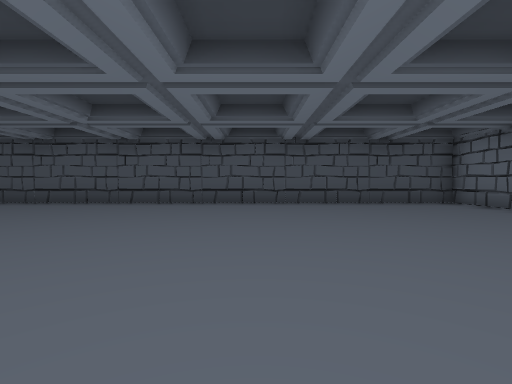
View 1 (above)

20 first-person views from a walk through a scene from a Unity 3-D project. The camera is 1.2 m above the floor, tilts 2° down and sees 85° across. The floor is counted in squares, 2 m on a side. Each view is taken from the middle of a square. On the plan, view 1 faces up. The plan holds only what a view shows up to about 9 squares ahead; the rest is blank. Some animated figures are left out. Door leaves are left out, so doorways stand open. Some surface patterns are stand-ins.

View 2
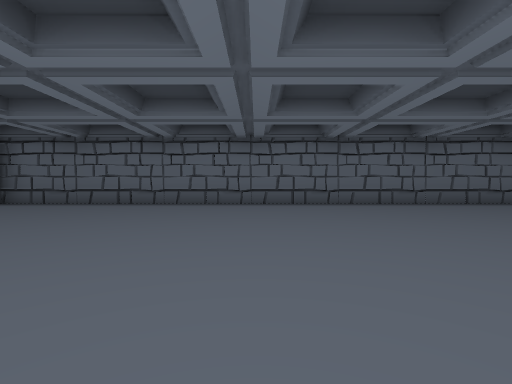

View 3
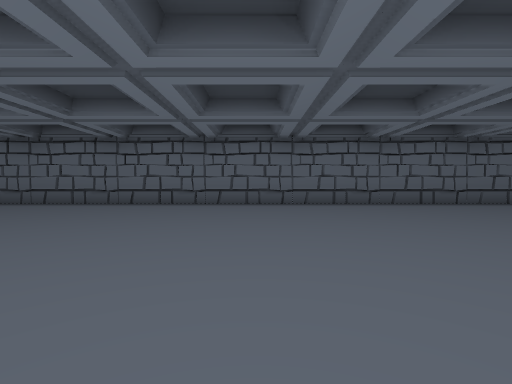

View 4
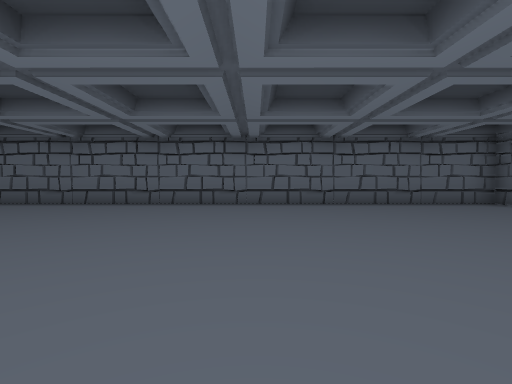

View 5
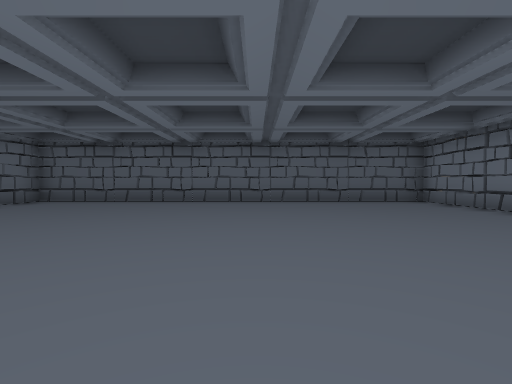

View 6
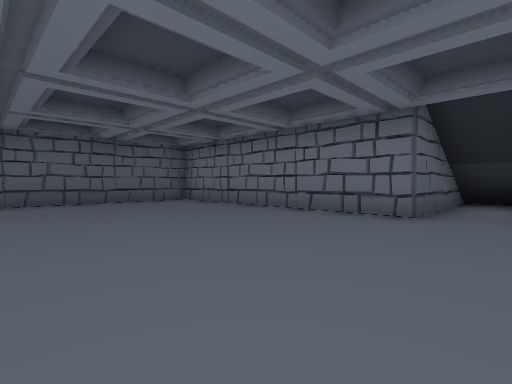

View 7
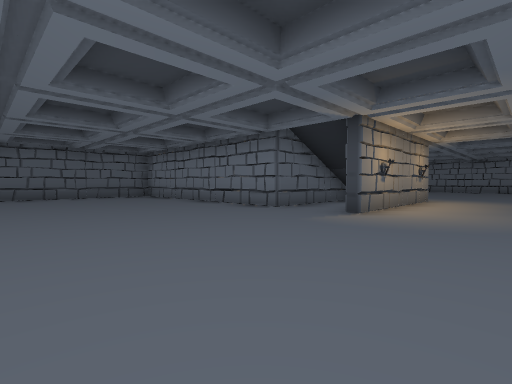

View 8
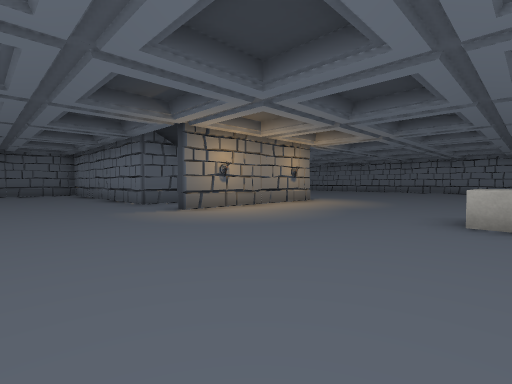

View 9
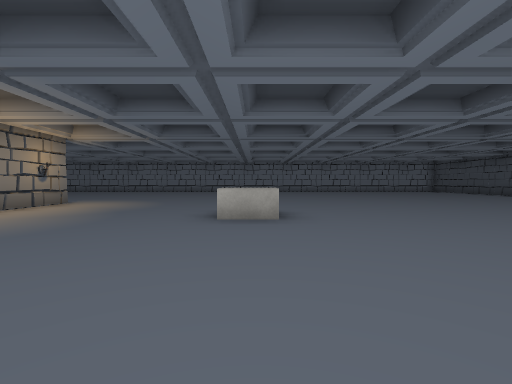

View 10
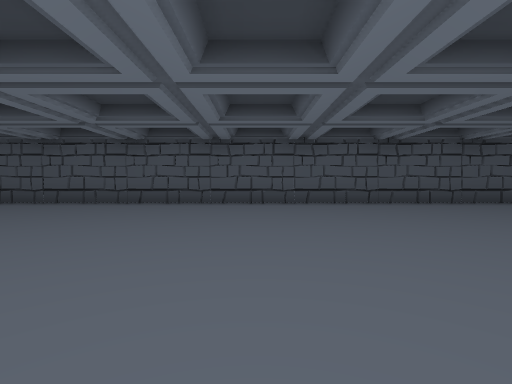

View 11
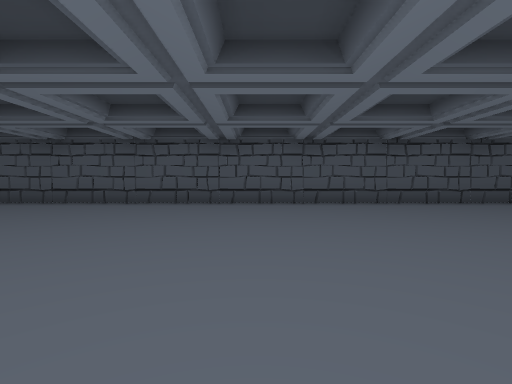

View 12
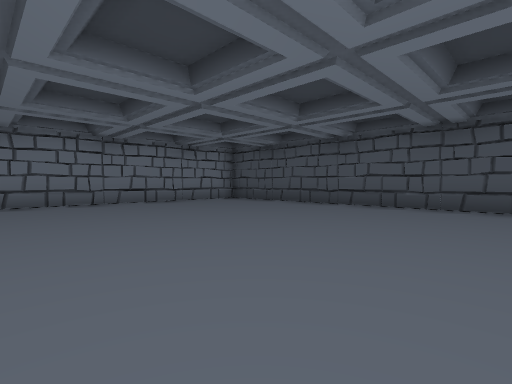

View 13
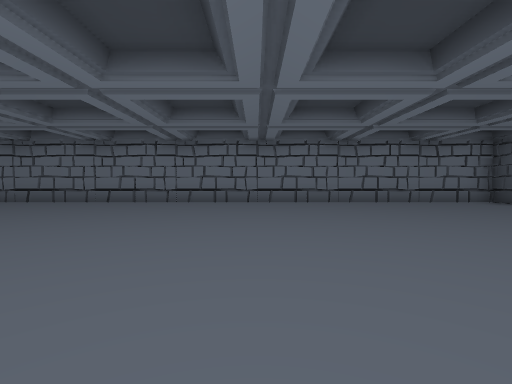

View 14
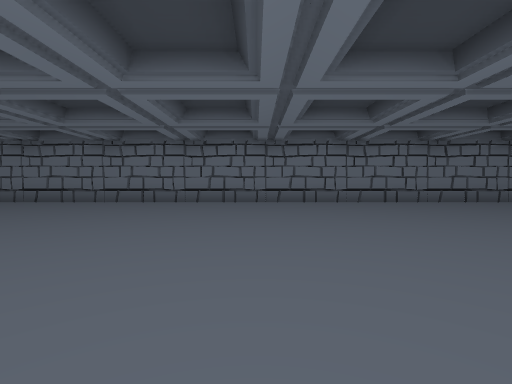

View 15
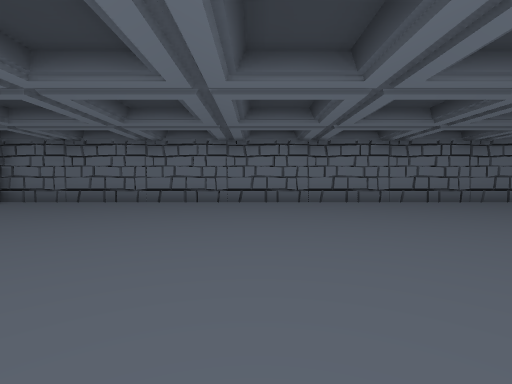

View 16
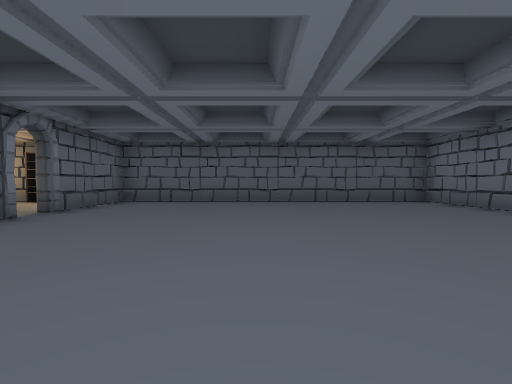

View 17
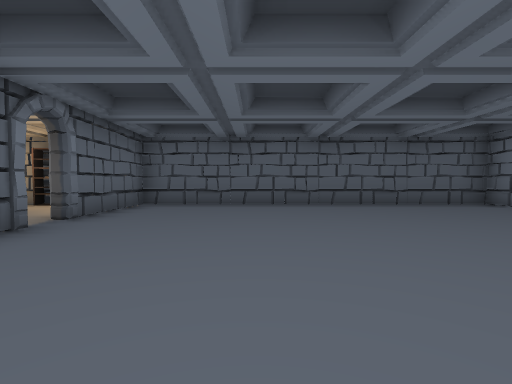

View 18
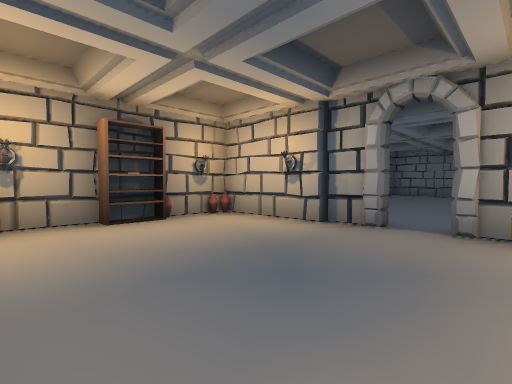

View 19
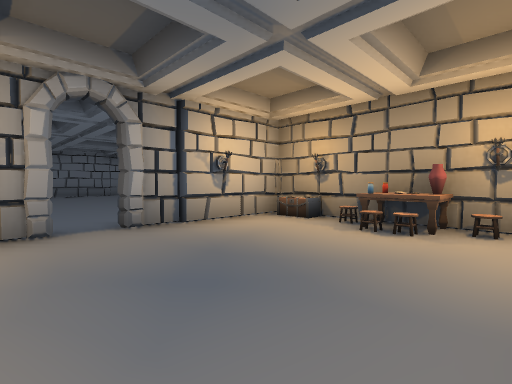

View 20
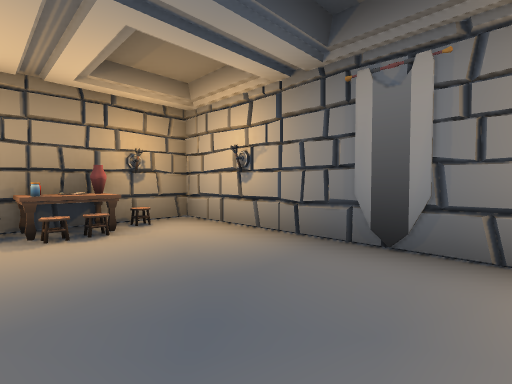

### Floor plan
Points are (right, up) in squares from view 1. A wall is a line through its corners. A room is listed if a view was taken in it or the views show most of it. See-through windows are left out.
Room 1 (views 1, 2, 3, 4, 5, 6, 7, 8, 9, 10, 11, 12, 13, 14, 15, 16, 17, 18, 19, 20)
walls: (-11, -8.3) (-6.1, -8.3); (-6.1, -10.4) (-6.1, -17.5) (5.6, -17.5) (5.6, 7.9) (-17.9, 7.9); (-10.8, -10.6) (-10.8, -13.6); (-6.4, -15) (-6.4, -10.6); (-10.8, -14.4) (-10.8, -15.5); (-11, -15.5) (-11, -14.4); (-8.9, -17.3) (-8.5, -17.6); (-10.6, -17.5) (-7.1, -17.5); (-9.9, 8.1) (-10.3, 7.8); (-19.5, 7.9) (-20.2, 7.9) (-20.2, -17.3) (-20, -17.5) (-10.9, -17.5)
ways out: open door at (-11, -14)
objects: other object (-11, -17); other object (-11, -16); other object (-10, -16); other object (-10, -11); other object (-9, -17); other object (-9, -11); other object (-8, -17); other object (-8, -12); other object (-8, -11); other object (-8, -10); other object (-8, -3); other object (-7, -11); other object (-6, -14)

Positions as (right, up) in squares from view 1, and headings:
1: (0, 0), facing up
2: (-2, 1), facing right
3: (-2, -5), facing right
4: (-2, -11), facing right
5: (-1, -9), facing down
6: (-1, -9), facing down-left
7: (-1, -6), facing down-left
8: (-3, -3), facing down-left
9: (-3, -3), facing left
10: (-5, 0), facing up
11: (-10, 0), facing up
12: (-12, 1), facing up-left
13: (-12, 1), facing left
14: (-12, -4), facing left
15: (-12, -10), facing left
16: (-15, -9), facing down
17: (-14, -10), facing down
18: (-7, -13), facing down-left
19: (-7, -15), facing up-left
20: (-9, -15), facing up-right
